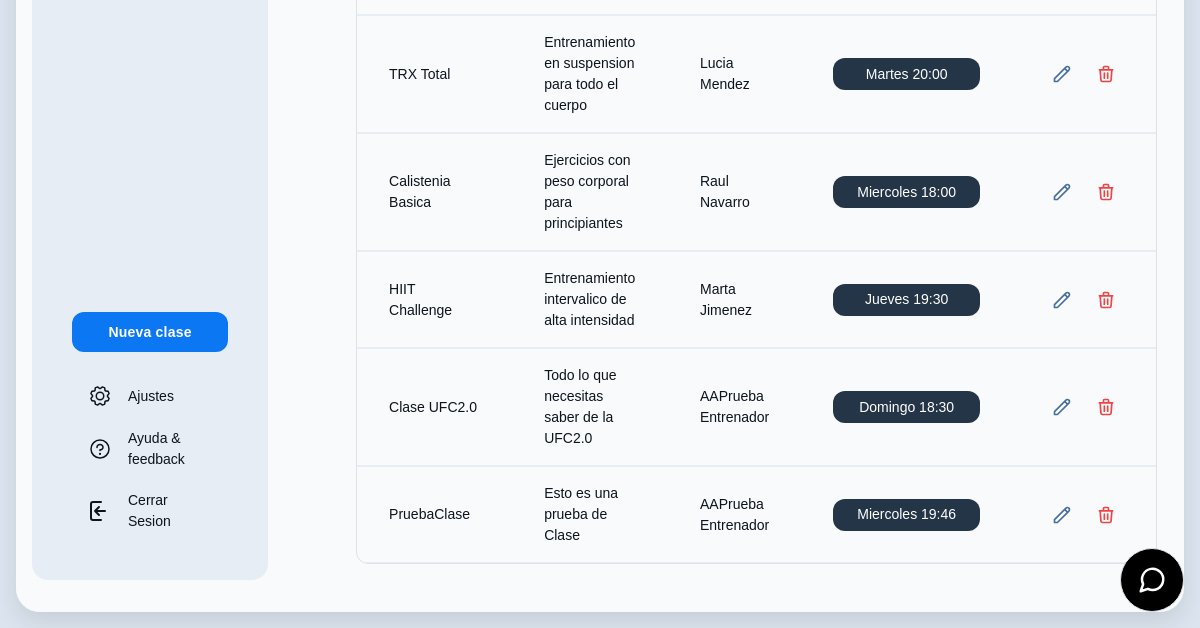
Page /index.php?controlador=clases&action=home (signed in, lower part) on the earlier database version.
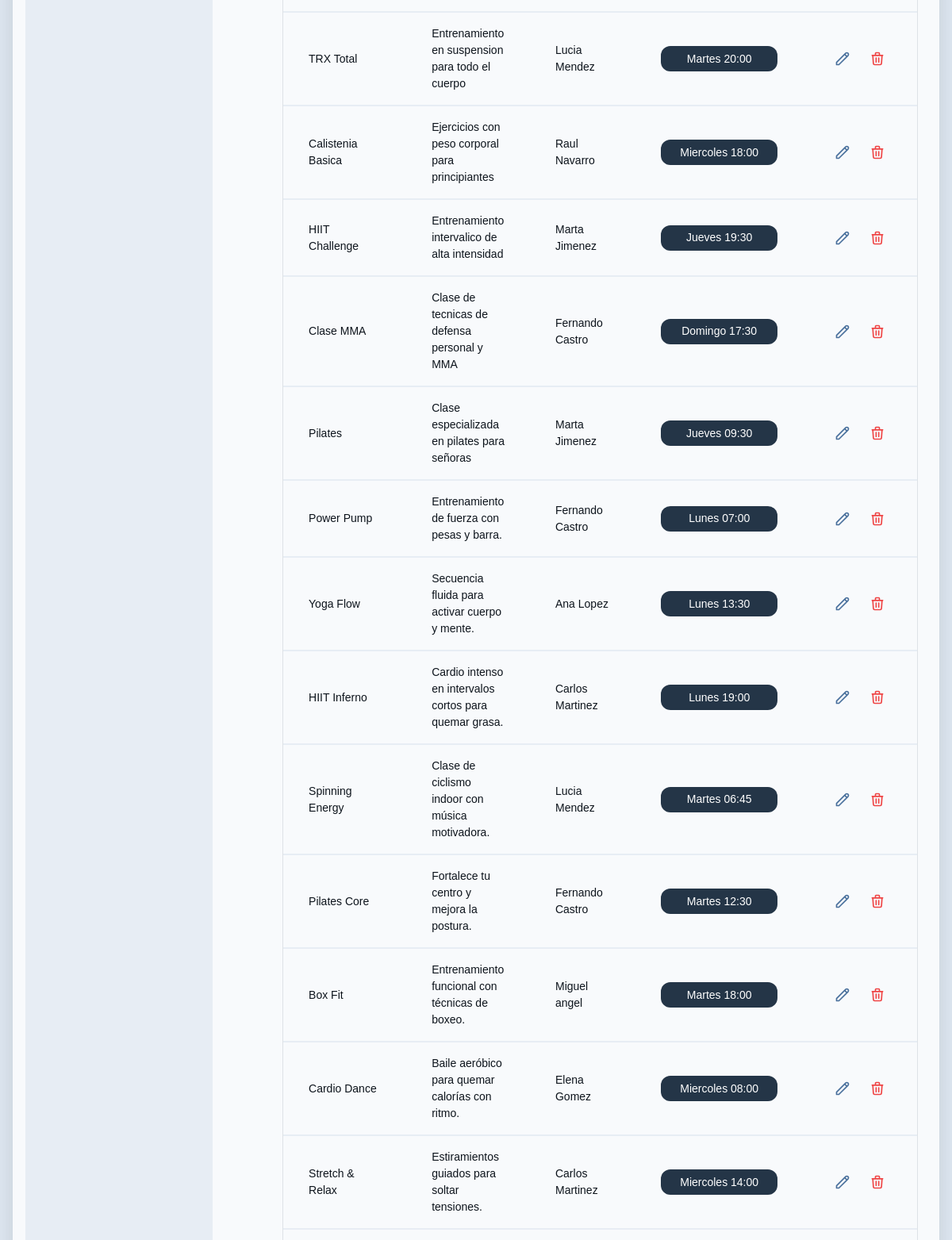
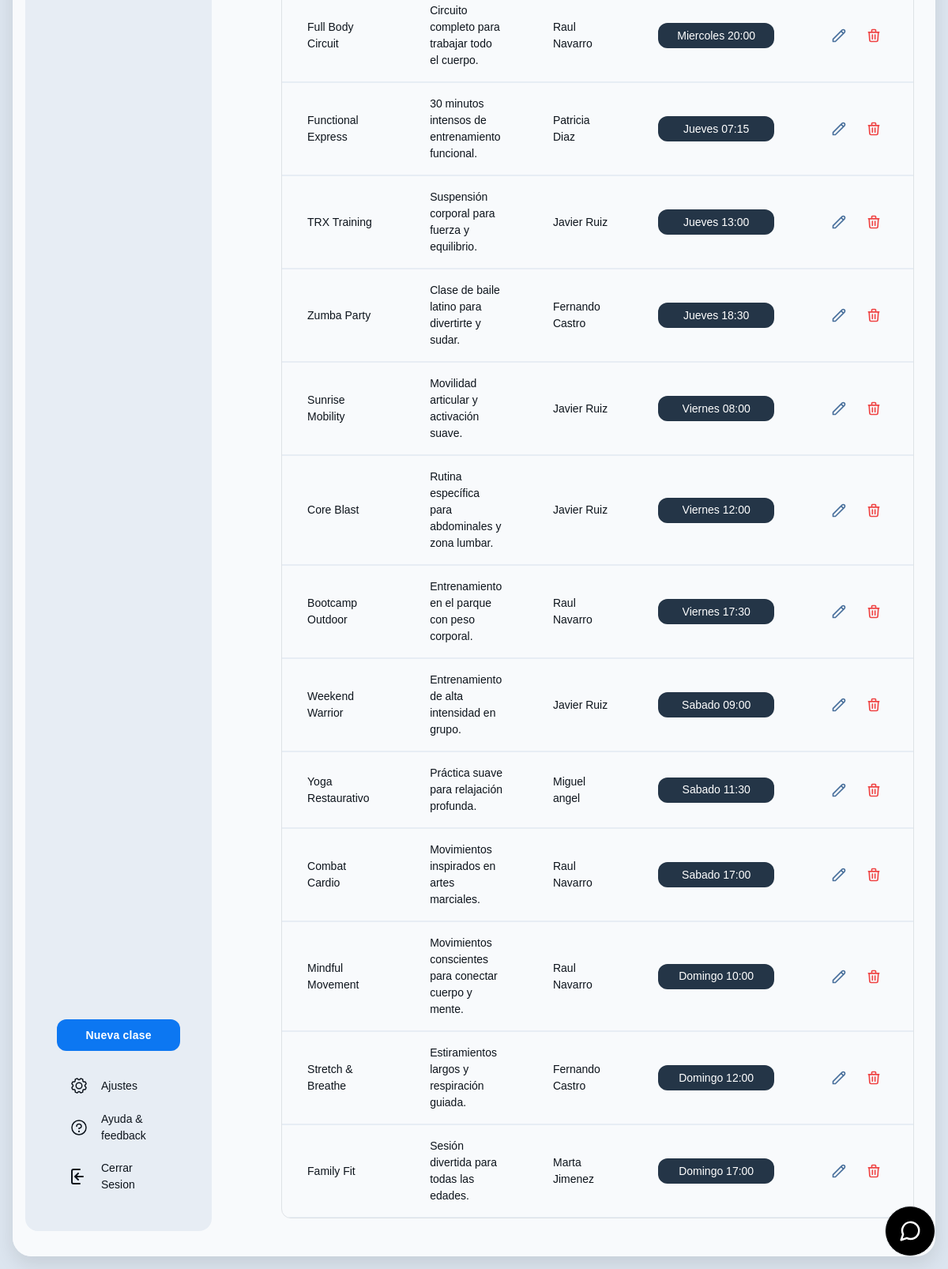
Same page on the later database version (2 pictures, top to bottom).
### tables this page shows
CREATE TABLE `clases` (
  `id` int(11) NOT NULL,
  `nombre` varchar(100) DEFAULT NULL,
  `descripcion` text DEFAULT NULL,
  `entrenador_id` int(11) DEFAULT NULL
);

CREATE TABLE `entrenadores` (
  `id` int(11) NOT NULL,
  `nombre` varchar(100) DEFAULT NULL,
  `especialidad` varchar(100) DEFAULT NULL,
  `telefono` varchar(15) DEFAULT NULL,
  `email` varchar(100) DEFAULT NULL
);

CREATE TABLE `horarios` (
  `id` int(11) NOT NULL,
  `clase_id` int(11) DEFAULT NULL,
  `dia_semana` enum('Lunes','Martes','Miercoles','Jueves','Viernes','Sabado','Domingo') DEFAULT NULL,
  `hora_inicio` time DEFAULT NULL,
  `hora_fin` time DEFAULT NULL
);

### model/conectar.php (called while the page is built)
<?php
class Conectar{
    public static function conexion(){
        try {
            $conexion=new mysqli("localhost","root","","gimnasio_db");
            $conexion->set_charset("utf8mb4");
        } catch (Exception $e) {
            die('Error:'.$e->getMessage());
        }
        return $conexion;
    }
}
?>

### model/clases_model.php (called while the page is built, shortened)
<?php
require_once 'conectar.php';
class ClasesModel {
    private $conexion;
    public function __construct() {
        $this->conexion = Conectar::conexion();
    }
    public function getClases() {
        $query = "SELECT c.*, e.nombre as nombre_entrenador, h.dia_semana, h.hora_inicio, h.hora_fin
                 FROM clases c
                 LEFT JOIN entrenadores e ON c.entrenador_id = e.id
                 LEFT JOIN horarios h ON c.id = h.clase_id";
        $resultado = $this->conexion->query($query);
        return $resultado;
    }
}
?>

### controller/front_controller.php (called while the page is built, shortened)
<?php
$action = !empty($_GET['action']) ? $_GET['action'] : DEFAULT_ACTION;
$action();

### controller/clases_controller.php (the view, shortened to what this page needs)
<?php
function home(){
    require_once("model/clases_model.php");
    $clases = new ClasesModel();
    $resultado = $clases->getClases();
    $html = '';
    while($row = $resultado->fetch_assoc()) {
        $html .= '<tr class="border-t border-t-[#344c65]">';
        $html .= '<td class="table-53b9ae36-f9b1-418a-aa1b-d77389b436cd-column-120 h-[72px] px-4 py-2 w-[400px] text-white text-sm font-normal leading-normal">' . $row['nombre'] . '</td>';
        $html .= '<td class="table-53b9ae36-f9b1-418a-aa1b-d77389b436cd-column-240 h-[72px] px-4 py-2 w-[400px] text-[#93adc8] text-sm font-normal leading-normal">' . $row['descripcion'] . '</td>';
        $html .= '<td class="table-53b9ae36-f9b1-418a-aa1b-d77389b436cd-column-360 h-[72px] px-4 py-2 w-[400px] text-[#93adc8] text-sm font-normal leading-normal">' . $row['nombre_entrenador'] . '</td>';
        $html .= '<td class="table-53b9ae36-f9b1-418a-aa1b-d77389b436cd-column-480 h-[72px] px-4 py-2 w-60 text-sm font-normal leading-normal">';
        $html .= '<button class="flex min-w-[84px] max-w-[480px] cursor-pointer items-center justify-center overflow-hidden rounded-xl h-8 px-4 bg-[#243547] text-white text-sm font-medium leading-normal w-full">';
        $html .= '<span class="truncate">' . $row['dia_semana'] . ' ' . date('H:i', strtotime($row['hora_inicio'])) . '</span>';
        $html .= '</button>';
        $html .= '</td>';
        $html .= '<td class="table-53b9ae36-f9b1-418a-aa1b-d77389b436cd-column-600 h-[72px] px-4 py-2 w-60 text-[#93adc8] text-sm font-bold leading-normal tracking-[0.015em]">';
        $html .= '<div class="flex gap-2">';
        $html .= '<button onclick="showEditModal(' . $row['id'] . ')" class="edit-class-btn cursor-pointer" data-id="' . $row['id'] . '"><svg xmlns="http://www.w3.org/2000/svg" fill="none" viewBox="0 0 24 24" stroke="currentColor"><path stroke-linecap="round" stroke-linejoin="round" stroke-width="2" d="M15.232 5.232l3.536 3.536m-2.036-5.036a2.5 2.5 0 113.536 3.536L6.5 21.036H3v-3.572L16.732 3.732z" /></svg></button>';
        $html .= '<button onclick="confirmarBorrado(' . $row['id'] . ')" class="text-red-500 hover:text-red-700"><svg xmlns="http://www.w3.org/2000/svg" fill="none" viewBox="0 0 24 24" stroke="currentColor"><path stroke-linecap="round" stroke-linejoin="round" stroke-width="2" d="M19 7l-.867 12.142A2 2 0 0116.138 21H7.862a2 2 0 01-1.995-1.858L5 7m5 4v6m4-6v6m1-10V4a1 1 0 00-1-1h-4a1 1 0 00-1 1v3M4 7h16" /></svg></button>';
        $html .= '</div>';
        $html .= '</td>';
        $html .= '</tr>';
    }
    require_once("view/clases_view.php");
}
?>

Differences in the rows shown:
removed clases: nombre "PruebaClase", descripcion "Esto es una prueba de Clase", entrenador.nombre "AAPrueba Entrenador", horarios.dia_semana "Miercoles", horarios.hora_inicio "19:46"
changed clases: nombre "Clase UFC2.0" → "Clase MMA"; descripcion "Todo lo que necesitas saber de la UFC2.0" → "Clase de tecnicas de defensa personal y MMA"; entrenador.nombre "AAPrueba Entrenador" → "Fernando Castro"; horarios.hora_inicio "18:30" → "17:30"
added clases: nombre "Pilates", descripcion "Clase especializada en pilates para señoras", entrenador.nombre "Marta Jimenez", horarios.dia_semana "Jueves", horarios.hora_inicio "09:30"
added clases: nombre "Power Pump", descripcion "Entrenamiento de fuerza con pesas y barra.", entrenador.nombre "Fernando Castro", horarios.dia_semana "Lunes", horarios.hora_inicio "07:00"
added clases: nombre "Yoga Flow", descripcion "Secuencia fluida para activar cuerpo y mente.", entrenador.nombre "Ana Lopez", horarios.dia_semana "Lunes", horarios.hora_inicio "13:30"
added clases: nombre "HIIT Inferno", descripcion "Cardio intenso en intervalos cortos para quemar grasa.", entrenador.nombre "Carlos Martinez", horarios.dia_semana "Lunes", horarios.hora_inicio "19:00"
added clases: nombre "Spinning Energy", descripcion "Clase de ciclismo indoor con música motivadora.", entrenador.nombre "Lucia Mendez", horarios.dia_semana "Martes", horarios.hora_inicio "06:45"
added clases: nombre "Pilates Core", descripcion "Fortalece tu centro y mejora la postura.", entrenador.nombre "Fernando Castro", horarios.dia_semana "Martes", horarios.hora_inicio "12:30"
added clases: nombre "Box Fit", descripcion "Entrenamiento funcional con técnicas de boxeo.", entrenador.nombre "Miguel angel", horarios.dia_semana "Martes", horarios.hora_inicio "18:00"
added clases: nombre "Cardio Dance", descripcion "Baile aeróbico para quemar calorías con ritmo.", entrenador.nombre "Elena Gomez", horarios.dia_semana "Miercoles", horarios.hora_inicio "08:00"
added clases: nombre "Stretch & Relax", descripcion "Estiramientos guiados para soltar tensiones.", entrenador.nombre "Carlos Martinez", horarios.dia_semana "Miercoles", horarios.hora_inicio "14:00"
added clases: nombre "Full Body Circuit", descripcion "Circuito completo para trabajar todo el cuerpo.", entrenador.nombre "Raul Navarro", horarios.dia_semana "Miercoles", horarios.hora_inicio "20:00"
added clases: nombre "Functional Express", descripcion "30 minutos intensos de entrenamiento funcional.", entrenador.nombre "Patricia Diaz", horarios.dia_semana "Jueves", horarios.hora_inicio "07:15"
added clases: nombre "TRX Training", descripcion "Suspensión corporal para fuerza y equilibrio.", entrenador.nombre "Javier Ruiz", horarios.dia_semana "Jueves", horarios.hora_inicio "13:00"
added clases: nombre "Zumba Party", descripcion "Clase de baile latino para divertirte y sudar.", entrenador.nombre "Fernando Castro", horarios.dia_semana "Jueves", horarios.hora_inicio "18:30"
added clases: nombre "Sunrise Mobility", descripcion "Movilidad articular y activación suave.", entrenador.nombre "Javier Ruiz", horarios.dia_semana "Viernes", horarios.hora_inicio "08:00"
added clases: nombre "Core Blast", descripcion "Rutina específica para abdominales y zona lumbar.", entrenador.nombre "Javier Ruiz", horarios.dia_semana "Viernes", horarios.hora_inicio "12:00"
added clases: nombre "Bootcamp Outdoor", descripcion "Entrenamiento en el parque con peso corporal.", entrenador.nombre "Raul Navarro", horarios.dia_semana "Viernes", horarios.hora_inicio "17:30"
added clases: nombre "Weekend Warrior", descripcion "Entrenamiento de alta intensidad en grupo.", entrenador.nombre "Javier Ruiz", horarios.dia_semana "Sabado", horarios.hora_inicio "09:00"
added clases: nombre "Yoga Restaurativo", descripcion "Práctica suave para relajación profunda.", entrenador.nombre "Miguel angel", horarios.dia_semana "Sabado", horarios.hora_inicio "11:30"
added clases: nombre "Combat Cardio", descripcion "Movimientos inspirados en artes marciales.", entrenador.nombre "Raul Navarro", horarios.dia_semana "Sabado", horarios.hora_inicio "17:00"
added clases: nombre "Mindful Movement", descripcion "Movimientos conscientes para conectar cuerpo y mente.", entrenador.nombre "Raul Navarro", horarios.dia_semana "Domingo", horarios.hora_inicio "10:00"
added clases: nombre "Stretch & Breathe", descripcion "Estiramientos largos y respiración guiada.", entrenador.nombre "Fernando Castro", horarios.dia_semana "Domingo", horarios.hora_inicio "12:00"
added clases: nombre "Family Fit", descripcion "Sesión divertida para todas las edades.", entrenador.nombre "Marta Jimenez", horarios.dia_semana "Domingo", horarios.hora_inicio "17:00"
